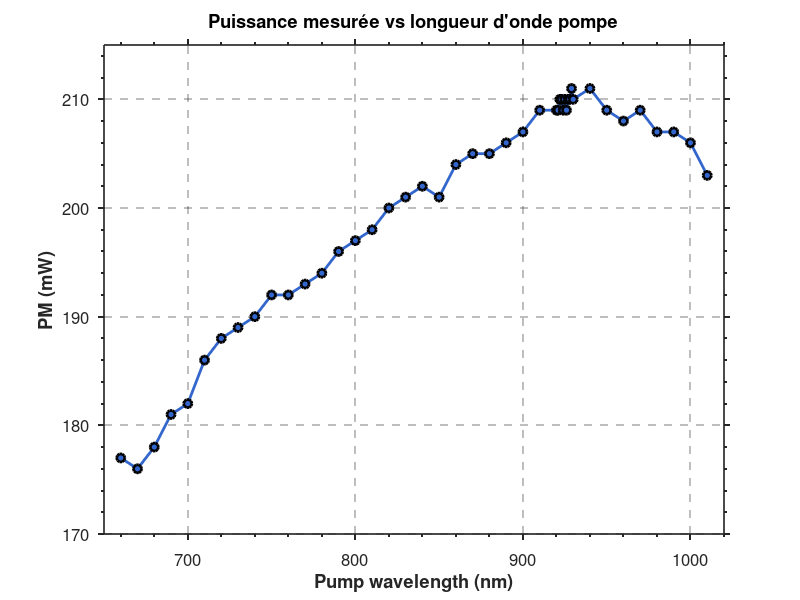

Source code (MATLAB):
%% Données
pump_nm = [660, 670, 680, 690, 700, 710, 720, 730, 740, 750, 760, 770, 780, 790, 800, ...
           810, 820, 830, 840, 850, 860, 870, 880, 890, 900, 910, 920, 921, 922, 923, ...
           924, 925, 926, 927, 928, 929, 930, 940, 950, 960, 970, 980, 990, 1000, 1010];

pm_mW = [177, 176, 178, 181, 182, 186, 188, 189, 190, 192, 192, 193, 194, 196, 197, ...
         198, 200, 201, 202, 201, 204, 205, 205, 206, 207, 209, 209, 209, 210, 210, ...
         209, 210, 209, 210, 210, 211, 210, 211, 209, 208, 209, 207, 207, 206, 203];

%% Figure
figure('Color', 'white', 'Position', [100 100 800 600]);
hold on; grid on; box on;

%% Tracé
plot(pump_nm, pm_mW, '-o', ...
    'Color', [0.2 0.4 0.8], ...
    'LineWidth', 2, ...
    'MarkerSize', 6, ...
    'MarkerFaceColor', [0.2 0.4 0.8], ...
    'MarkerEdgeColor', 'k');

%% Labels et titre
xlabel('Pump wavelength (nm)', 'FontSize', 14, 'FontWeight', 'bold');
ylabel('PM (mW)', 'FontSize', 14, 'FontWeight', 'bold');
title('Puissance mesurée vs longueur d''onde pompe', 'FontSize', 12);

%% Axes
set(gca, 'FontSize', 12, ...
         'LineWidth', 1.2, ...
         'TickDir', 'out', ...
         'XMinorTick', 'on', ...
         'YMinorTick', 'on');

xlim([650 1020]);
ylim([170 215]);

%% Grille
grid on;
set(gca, 'GridAlpha', 0.3, 'GridLineStyle', '--');
